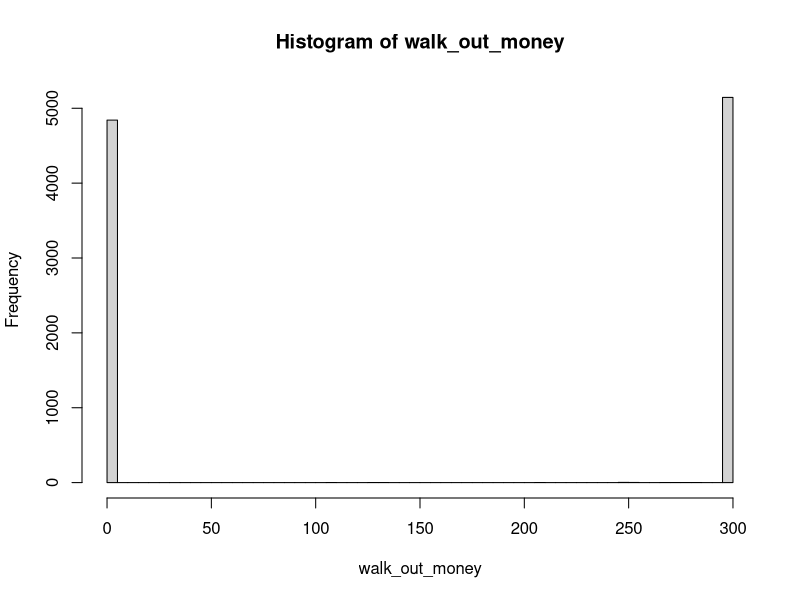
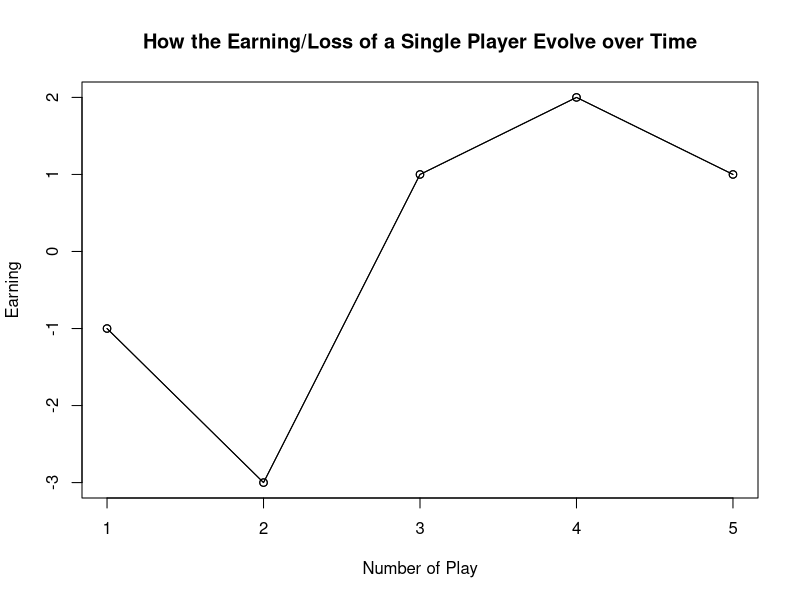
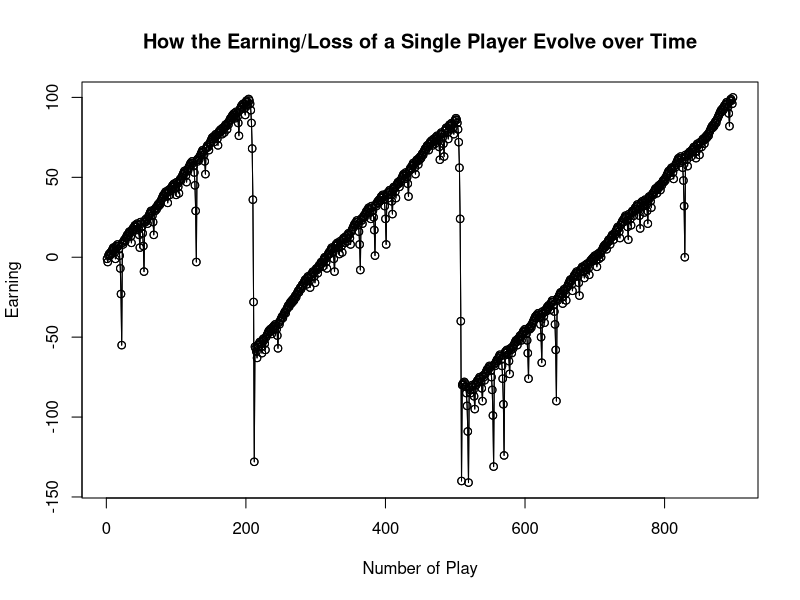
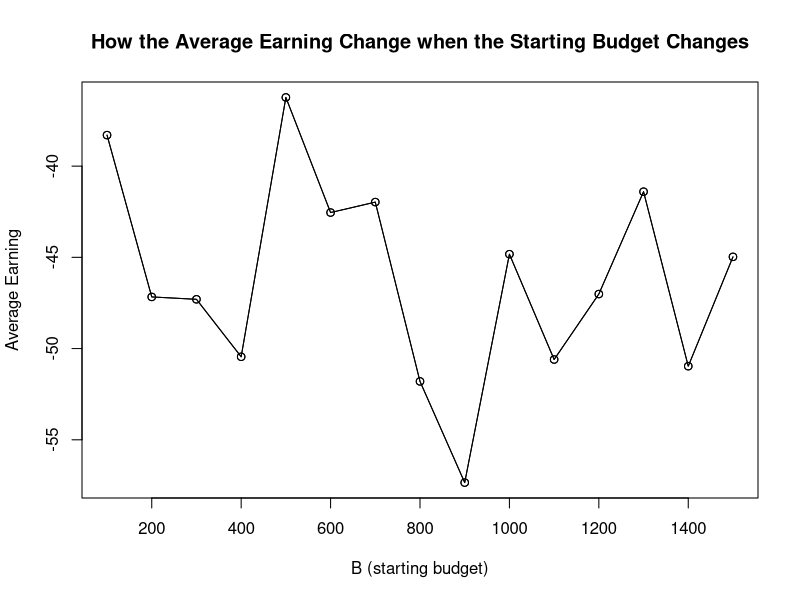
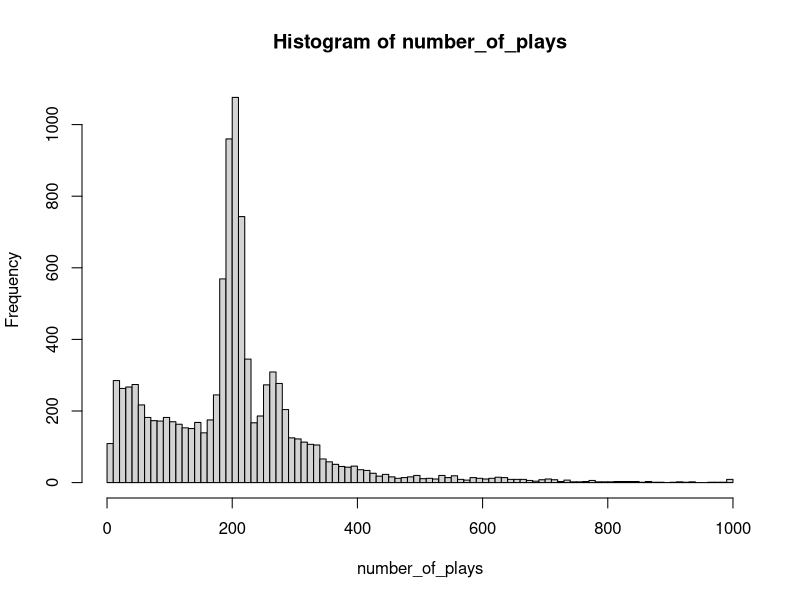

These charts were generated, in order, by the following R code:
## ---- chunk 1
#needed to use the pipe '%>%'
library(magrittr)

#' A single play of the Martingale strategy
#'

#' Takes a state list, spins the roulette wheel, returns the state list with updated values (for example, budget, plays, etc)
#' @param state A list with the following entries: 
#'   B              number, the budget
#'   W              number, the budget threshold for successfully stoping
#'   L              number, the maximum number of plays 
#'   M              number, the casino wager limit
#'   plays          integer, the number of plays executed
#'   previous_wager number, the wager in the previous play (0 at first play)
#'   previous_win   TRUE/FALSE, indicator if the previous play was a win (TRUE at first play)
#' @return The updated state list
one_play <- function(state){
  
    # Wager
    proposed_wager <- ifelse(state$previous_win, 1, 2*state$previous_wager)
    wager <- min(proposed_wager, state$M, state$B)
    
    # Spin of the wheel
    red <- rbinom(1,1,18/38)
    
    # Update state
    state$plays <- state$plays + 1
    state$previous_wager <- wager
    if(red){
      # WIN
      state$B <- state$B + wager
      state$previous_win <- TRUE
    }else{
      # LOSE
      state$B <- state$B - wager
      state$previous_win <- FALSE
    }
  state
}
## ---- chunk 2
#' Stopping rule
#'
#' Takes the state list and determines if the gambler has to stop
#' @param state A list.  See one_play
#' @return TRUE/FALSE
stop_play <- function(state){
  if(state$B <= 0) return(TRUE)
  if(state$plays >= state$L) return(TRUE)
  if(state$B >= state$W) return(TRUE)
  FALSE
}
## ---- chunk 3
#' Play roulette to either bankruptcy, success, or play limits
#'
#' @param B number, the starting budget
#' @param W number, the budget threshold for successfully stoping
#' @param L number, the maximum number of plays 
#' @param M number, the casino wager limit
#' @return A vector of budget values calculated after each play.
one_series <- function(
    B = 200
  , W = 300
  , L = 1000
  , M = 100
){

  # initial state
  state <- list(
    B = B
  , W = W
  , L = L
  , M = M
  , plays = 0
  , previous_wager = 0
  , previous_win = TRUE
  )
  
  # vector to store budget over series of plays
  budget <- rep(NA, L)
  
  # For loop of plays
  for(i in 1:L){
    new_state <- state %>% one_play
    budget[i] <- new_state$B
    if(new_state %>% stop_play){
      return(budget[1:i])
    }
    state <- new_state
  }
  budget    
}

# helper function
get_last <- function(x) x[length(x)] 
## ---- chunk 4
# Simulation
walk_out_money <- rep(NA, 10000)
for(j in seq_along(walk_out_money)){
  walk_out_money[j] <- one_series(B = 200, W = 300, L = 1000, M = 100) %>% get_last
}
## ---- chunk 5
# Walk out money distribution
hist(walk_out_money, breaks = 100)
## ---- chunk 6
# Estimated probability of walking out with extra cash
mean(walk_out_money > 200)

# Estimated earnings
mean(walk_out_money - 200)
## ---- chunk 7
# How the earning of one player vary over the whole time of his playing
# Plot one player's budget change over the time of wagers

  set.seed(8)
#calculate earning and time of play
  earning <- one_series(B = 200, W = 300, L = 1000, M = 100) - 200
  time_of_play <- (1:length(earning))
  
# Make a line chart for first 5 plays
  plot (time_of_play[0:5], earning[1:5], type = "o", main = "How the Earning/Loss of a Single Player Evolve over Time", xlab = "Number of Play", ylab = "Earning")
  lines(time_of_play[0:5], earning[1:5], type = "o")
## ---- chunk 8
# Make a line chart
  set.seed(8)
  plot (time_of_play, earning, type = "o", main = "How the Earning/Loss of a Single Player Evolve over Time", xlab = "Number of Play", ylab = "Earning")
  lines(time_of_play, earning, type = "o")
## ---- chunk 9
# how changing a parameter of the simulation (see table below) does or does not have an impact on average earnings.
#' @param B number, the starting budget
#' @param W number, the budget threshold for successfully stoping
#' @param L number, the maximum number of plays 
#' @param M number, the casino wager limit

# Simulation
# Output average earning
one_simulation <- function(
  B = 200
  , W = 300
  , L = 1000
  , M = 100
){
  walk_out_money <- rep(NA, 1000)  #change the rep times to 10000
  for(j in seq_along(walk_out_money)){
    walk_out_money[j] <- one_series(B = 200, W = 300, L = 1000, M = 100) %>% get_last
  }

  return(mean(walk_out_money - 200))
}
## ---- chunk 10
# The variation time of one variable
time_of_variation = 15
set.seed(150)
# Change B, the starting budget
b <- seq(100, 100*time_of_variation, by = 100)

earning <- rep(NA, time_of_variation)

for(i in 1:time_of_variation){
  earning[i] <- one_simulation(
    B = b
  , W = 300
  , L = 1000
  , M = 100)
}
## ---- chunk 11
  plot (b, earning, type = "o", main = "How the Average Earning Change when the Starting Budget Changes", xlab = "B (starting budget)", ylab = "Average Earning")
  lines(b, earning, type = "o")
## ---- chunk 12
# Estimate the average number of plays before stopping

number_of_plays <- rep(NA, 10000)
for(j in seq_along(walk_out_money)){
  
  one_series_result <- one_series(B = 200, W = 300, L = 1000, M = 100) 
  
  number_of_plays[j] <- length(one_series_result)
}

mean(number_of_plays)
## ---- chunk 13
# Number of plays distribution
hist(number_of_plays, breaks = 100)
